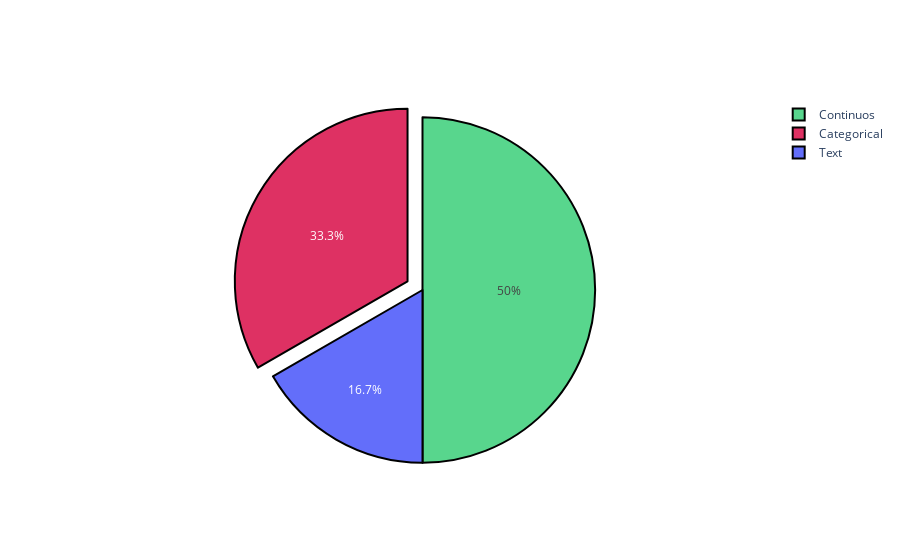

This figure's notebook cell:
### Code cell
labels=['Categorical', 'Continuos', "Text"]
values= [len(cat_features), len(cont_features), len(text_features)]
colors = ['#DE3163', '#58D68D']

fig = go.Figure(data=[go.Pie(
    labels=labels, 
    values=values, pull=[0.1, 0, 0 ],
    marker=dict(colors=colors, 
                line=dict(color='#000000', 
                          width=2))
)])
fig.show()

### Figure 1 — Plotly figure (JSON) as saved in the notebook; plotly's stock layout.template omitted (floating-point values rounded to 4 significant figures)
{"data": [{"labels": ["Categorical", "Continuos", "Text"], "marker": {"colors": ["#DE3163", "#58D68D"], "line": {"color": "#000000", "width": 2}}, "pull": [0.1, 0, 0], "type": "pie", "values": [4, 6, 2]}], "layout": {}}
